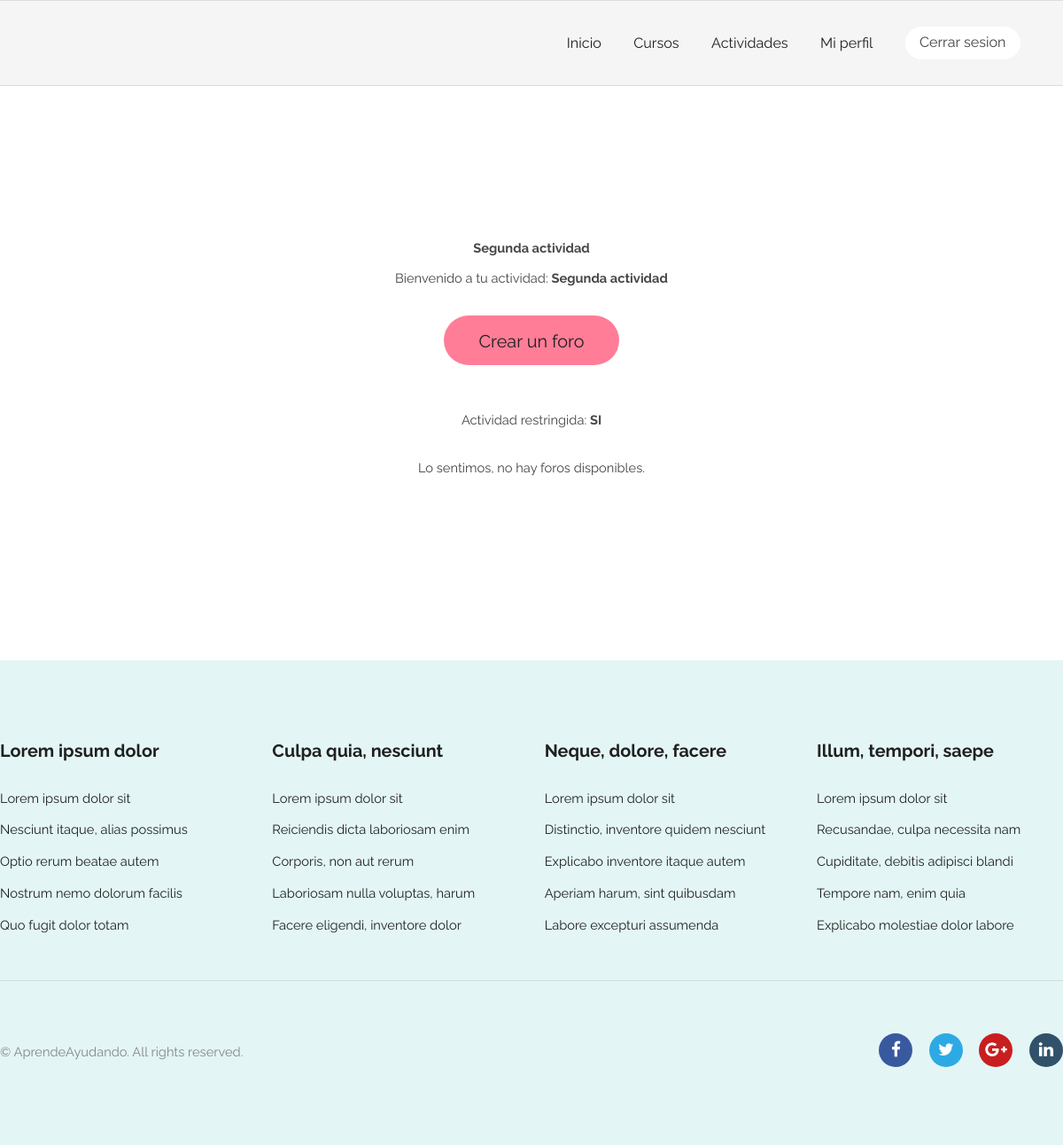
Before: /activity/2/ (signed in) with the older database file.
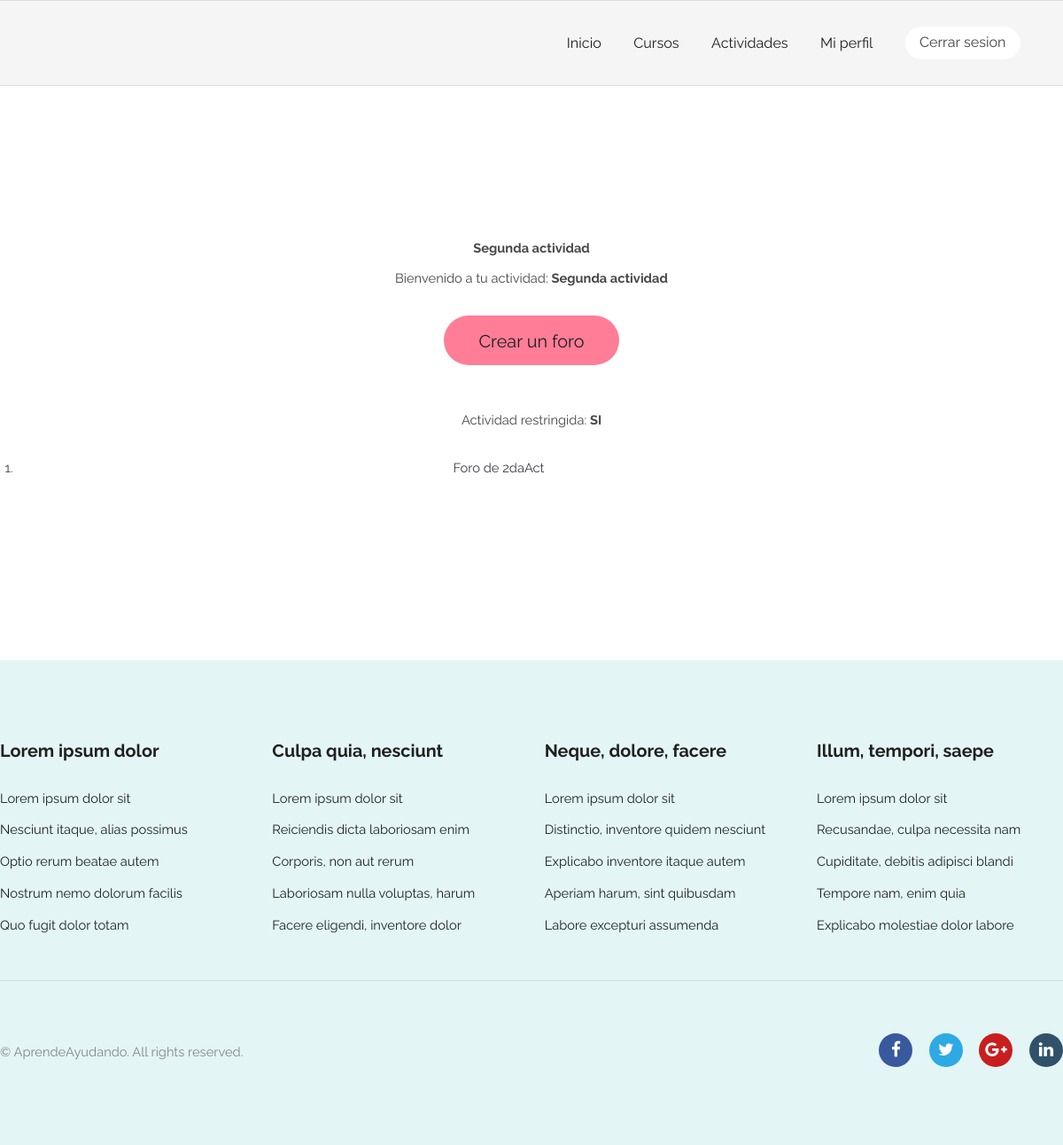
After: the same page with the newer database file.
### activity/models.py (models this page shows, shortened)
class Activity(models.Model):
    title = models.CharField(max_length=200)
    pub_date = models.DateTimeField(verbose_name="date published", auto_now_add=True)
    enrolled_users = models.ManyToManyField(get_user_model(), related_name="activities", blank=True)
    entity = models.ForeignKey(get_user_model(), null=True, on_delete=models.CASCADE, limit_choices_to={'groups__name':'EntidadPublicoPrivada'})
    restricted_entry = models.BooleanField(null=True) #Aun falta añadir esta funcionalidad(recordad hacer el makemigrations->migrate si lo implementais)
    class Meta:
        verbose_name = "Actividad"
        verbose_name_plural = "Actividades"

### forum/models.py (models this page shows, shortened)
class Forum(models.Model):
    title = models.CharField(max_length=200)
    enrolled_users = models.ManyToManyField(get_user_model(), related_name="forums", blank=True)
    author = models.ForeignKey(get_user_model(), null=True, on_delete=models.CASCADE,
                                limit_choices_to=Q(groups__name='Profesor') | Q(groups__name='EntidadPublicoPrivada'))
    activityCourseFk = models.IntegerField()
    activityCourseType = models.CharField(max_length=20)
    class Meta:
        verbose_name = "Foro"
        verbose_name_plural = "Foros"

### activity/views.py (the view)
# urls.py: path('<int:activity_id>/', views.join, name='join'), # /activity/curso/1
def join(request, activity_id):
    activity = get_object_or_404(Activity, pk=activity_id)
    if activity.restricted_entry and not request.user.is_authenticated:
        return inscription(request, activity_id)
    isOwner = False
    if request.user==activity.entity:
        isOwner = True
    if request.user not in activity.enrolled_users.all() and not isOwner and activity.restricted_entry:
        return inscription(request, activity_id)
    forumListCourse = Forum.objects.filter(activityCourseType='Activity', activityCourseFk=activity.id)
    """forumListCourse = []
    for forum in forumListAux:
        if activity.id == forum.activityCourseFk:   #No se comprueba si "forum" es Type Actividad
            forumListCourse.append(forum)"""
    show_de_enroll = False
    if request.user in activity.enrolled_users.all():
        show_de_enroll = True
    context = {
        'activity': activity,
        'usuario': request.user,
        'isOwner': isOwner,
        'show_de_enroll': show_de_enroll,
        'forumListCourse': forumListCourse,
    }
    if (request.method=='POST'
    and request.user not in activity.enrolled_users.all()
    and request.user.is_authenticated):
        activity.enrolled_users.add(request.user)
        context['show_de_enroll'] = True
    return render(request, 'activity/activity.html',context)

### AprendeAyudando/templates/activity/activity.html (shortened to what this page needs)
{% extends "registration/base.html" %}
{% block content %}
<div class="container 125% align-center minHeight">
<h1>{{ activity.title }}</h1>
{% if isOwner %}
    <p>Bienvenido a tu actividad: <strong>{{ activity.title }}</strong></p>
    <a style="margin-bottom: 50px;" href="{% url 'forum:create' activity.id %}" class="button big pink">Crear un foro</a>
{% else  %}
    <p>Hola {{ usuario.first_name }}, te encuentras en la actividad: <strong>{{ activity.title }}</strong> de la Entidad Publica/Privada <strong>{{ activity.entity.first_name }}</strong></p>
{% endif %}
<p>Actividad restringida:
    <strong>
        {% if activity.restricted_entry %}
            SI
        {% endif %}
    </strong>
</p>
{% if forumListCourse %}
        <ol id="prettyList" style="width:92%;">
            {% for forum in forumListCourse %}
                <li id="prettyListItem"><a href="{% url 'forum:join' forum.id %}">{{ forum.title }}</a></li>
            {% endfor %}
        </ol>
        {% else %}
            <p>Lo sentimos, no hay foros disponibles.</p>
        {% endif %}
</div>
{% endblock %}

### AprendeAyudando/templates/registration/base.html (shortened to what this page needs)
{% load static %}
<!DOCTYPE html>
<html>
  <head>
    <link rel="stylesheet" type="text/css" href="{% static 'general/css/skel.css' %}" />
	<link rel="stylesheet" type="text/css" href="{% static 'general/css/style.css' %}" />
	<link rel="stylesheet" type="text/css" href="{% static 'general/css/style-xlarge.css' %}"/>
	<link rel="stylesheet" href="https://cdnjs.cloudflare.com/ajax/libs/font-awesome/4.7.0/css/font-awesome.min.css">
  </head>
  <body class="landing">
			<header id="header">
				<nav id="nav">
					<ul>
						<li><a href="/">Inicio</a></li>
						<li><a href="/courses">Cursos</a></li>
						<li><a href="/activity">Actividades</a></li>
						{% if not user.is_authenticated %}
							<li><a href="/register" >Registro</a></li>
							<li><a href="/accounts/login" class="button special" >Login</a></li>
						{% else %}
							<li><a href="/account" >Mi perfil</a></li>
							<li><a href="{% url 'logout' %}" class="button special" >Cerrar sesion</a></li>
						{% endif %}
					</ul>
				</nav>
            </header>
            {% block content %}
            {% endblock %}
			<footer id="footer">
				<div class="container">
					<section class="links">
						<div class="row">
							<section class="3u 6u(medium) 12u$(small)">
								<h3>Lorem ipsum dolor</h3>
								<ul class="unstyled">
									<li><a href="#">Lorem ipsum dolor sit</a></li>
									<li><a href="#">Nesciunt itaque, alias possimus</a></li>
									<li><a href="#">Optio rerum beatae autem</a></li>
									<li><a href="#">Nostrum nemo dolorum facilis</a></li>
									<li><a href="#">Quo fugit dolor totam</a></li>
								</ul>
							</section>
							<section class="3u 6u$(medium) 12u$(small)">
								<h3>Culpa quia, nesciunt</h3>
								<ul class="unstyled">
									<li><a href="#">Lorem ipsum dolor sit</a></li>
									<li><a href="#">Reiciendis dicta laboriosam enim</a></li>
									<li><a href="#">Corporis, non aut rerum</a></li>
									<li><a href="#">Laboriosam nulla voluptas, harum</a></li>
									<li><a href="#">Facere eligendi, inventore dolor</a></li>
								</ul>
							</section>
							<section class="3u 6u(medium) 12u$(small)">
								<h3>Neque, dolore, facere</h3>
								<ul class="unstyled">
									<li><a href="#">Lorem ipsum dolor sit</a></li>
									<li><a href="#">Distinctio, inventore quidem nesciunt</a></li>
									<li><a href="#">Explicabo inventore itaque autem</a></li>
									<li><a href="#">Aperiam harum, sint quibusdam</a></li>
									<li><a href="#">Labore excepturi assumenda</a></li>
								</ul>
							</section>
							<section class="3u$ 6u$(medium) 12u$(small)">
								<h3>Illum, tempori, saepe</h3>
								<ul class="unstyled">
									<li><a href="#">Lorem ipsum dolor sit</a></li>
									<li><a href="#">Recusandae, culpa necessita nam</a></li>
									<li><a href="#">Cupiditate, debitis adipisci blandi</a></li>
									<li><a href="#">Tempore nam, enim quia</a></li>
									<li><a href="#">Explicabo molestiae dolor labore</a></li>
								</ul>
							</section>
						</div>
					</section>
					<div class="row">
						<div class="8u 12u$(medium)">
							<ul class="copyright">
								<li>&copy; AprendeAyudando. All rights reserved.</li>
							</ul>
						</div>
						<div class="4u$ 12u$(medium)">
							<ul class="icons">
								<li>
									<a class="icon rounded fa-facebook"><span class="label">Facebook</span></a>
								</li>
								<li>
									<a class="icon rounded fa-twitter"><span class="label">Twitter</span></a>
								</li>
								<li>
									<a class="icon rounded fa-google-plus"><span class="label">Google+</span></a>
								</li>
								<li>
									<a class="icon rounded fa-linkedin"><span class="label">LinkedIn</span></a>
								</li>
							</ul>
						</div>
					</div>
				</div>
			</footer>
	</body>
</html>

### AprendeAyudando/static/general/css/skel.css (style rules this page uses)
html,body,div,span,applet,object,iframe,h1,h2,h3,h4,h5,h6,p,blockquote,pre,a,abbr,acronym,address,big,cite,code,del,dfn,em,img,ins,kbd,q,s,samp,small,strike,strong,sub,sup,tt,var,b,u,i,center,dl,dt,dd,ol,ul,li,fieldset,form,label,legend,table,caption,tbody,tfoot,thead,tr,th,td,article,aside,canvas,details,embed,figure,figcaption,footer,header,hgroup,menu,nav,output,ruby,section,summary,time,mark,audio,video { margin:0;padding:0;border:0;font-size:100%;font:inherit;vertical-align:baseline; }
article,aside,details,figcaption,figure,footer,header,hgroup,menu,nav,section { display:block; }
body { line-height:1; }
ol,ul { list-style:none; }
body { -webkit-text-size-adjust:none }
*, *:before, *:after { -moz-box-sizing: border-box; -webkit-box-sizing: border-box; box-sizing: border-box; }
.container { margin-left: auto; margin-right: auto; width: 1200px; }
.container.\31 25\25 { width: 100%; max-width: 1500px; min-width: 1200px; }
.row { border-bottom: solid 1px transparent; }
.row > * { float: left; }
.row:after, .row:before { content: ''; display: block; clear: both; height: 0; }
.row > * { padding: 0 0 0 2em; }
.row { margin: 0 0 -1px -2em; }
.\38 u, .\38 u\24 { width: 66.6666666667%; clear: none; margin-left: 0; }
.\34 u, .\34 u\24 { width: 33.3333333333%; clear: none; margin-left: 0; }
.\33 u, .\33 u\24 { width: 25%; clear: none; margin-left: 0; }

### AprendeAyudando/static/general/css/style-xlarge.css (style rules this page uses)
body, input, select, textarea { font-size: 11pt; }

Changed rows visible on the page:
added Forum: title "Foro de 2daAct"
Other visible differences:
text no longer shown: "Lo sentimos, no hay foros disponibles."
